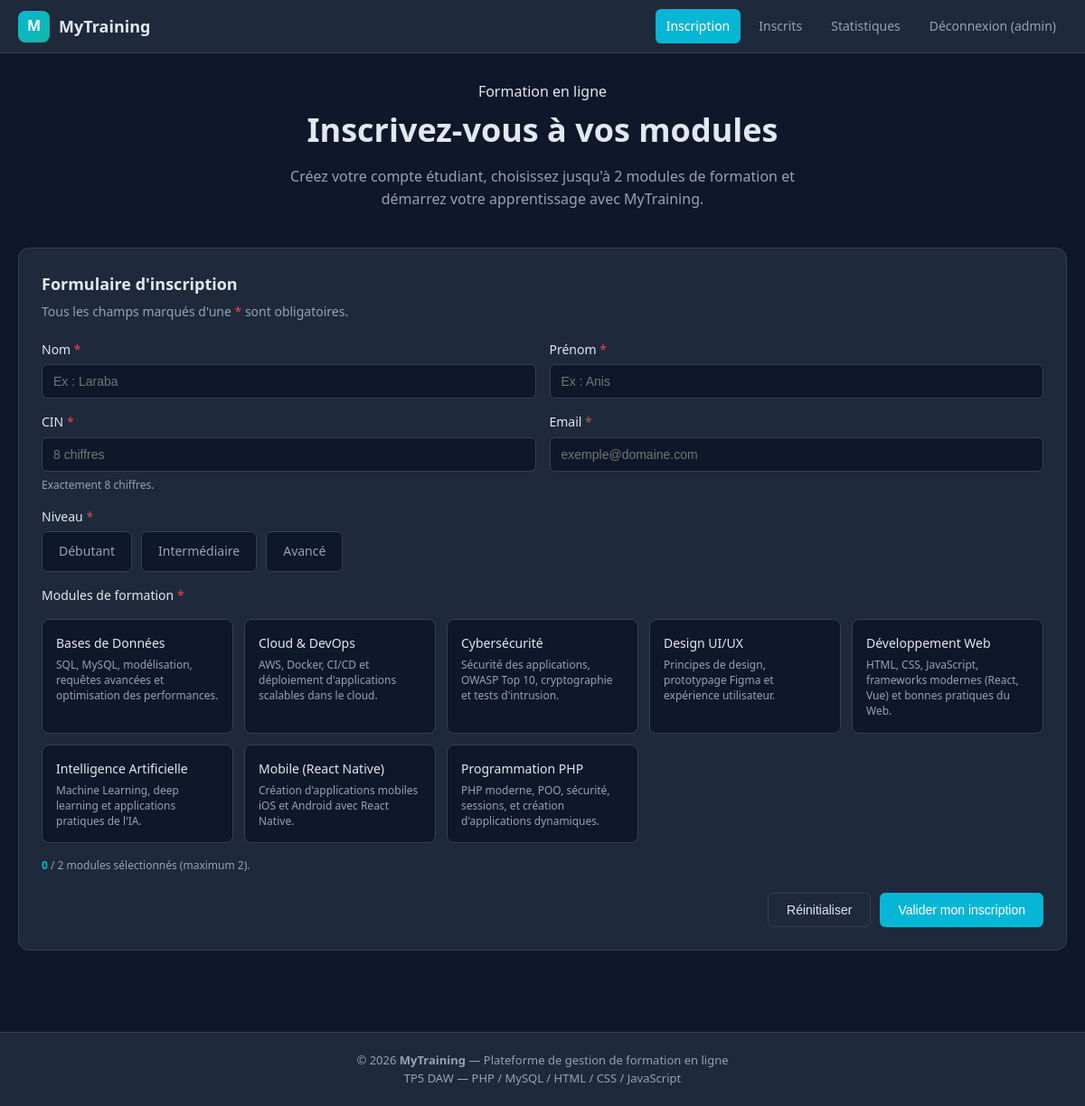
Screenshot of / (signed in) with the database file from the repository.
### tables this page shows
CREATE TABLE modules (
  id           INT AUTO_INCREMENT PRIMARY KEY,
  nom_module   VARCHAR(100) NOT NULL,
  description  TEXT,
  icone        VARCHAR(50) DEFAULT 'book'
);

### index.php (the view, shortened to what this page needs)
<?php
require_once __DIR__ . '/includes/db.php';
$modules = $pdo->query("SELECT * FROM modules ORDER BY nom_module")->fetchAll();
include __DIR__ . '/includes/header.php';
?>
<section class="hero">
    <span class="hero-eyebrow">Formation en ligne</span>
    <h1>Inscrivez-vous à vos modules</h1>
    <p>Créez votre compte étudiant, choisissez jusqu'à 2 modules de formation et démarrez votre apprentissage avec MyTraining.</p>
</section>
<div class="card">
    <h2 class="card-title">Formulaire d'inscription</h2>
    <p class="card-subtitle">Tous les champs marqués d'une <span style="color:#ef4444">*</span> sont obligatoires.</p>
    <form action="traitement.php" method="POST" onsubmit="return Verif();" novalidate>
        <div class="form-grid">
            <div class="form-row">
                <label for="nom">Nom <span class="required">*</span></label>
                <input type="text" id="nom" name="nom" placeholder="Ex : Laraba" autocomplete="family-name">
            </div>
            <div class="form-row">
                <label for="prenom">Prénom <span class="required">*</span></label>
                <input type="text" id="prenom" name="prenom" placeholder="Ex : Anis" autocomplete="given-name">
            </div>
            <div class="form-row">
                <label for="cin">CIN <span class="required">*</span></label>
                <input type="text" id="cin" name="cin" placeholder="8 chiffres" maxlength="8" inputmode="numeric">
                <span class="hint">Exactement 8 chiffres.</span>
            </div>
            <div class="form-row">
                <label for="email">Email <span class="required">*</span></label>
                <input type="email" id="email" name="email" placeholder="exemple@domaine.com" autocomplete="email">
            </div>
            <div class="form-row full" id="niveau-group">
                <label>Niveau <span class="required">*</span></label>
                <div class="radio-group">
                    <div class="radio-pill">
                        <label for="n1">Débutant</label>
                    </div>
                    <div class="radio-pill">
                        <label for="n2">Intermédiaire</label>
                    </div>
                    <div class="radio-pill">
                        <label for="n3">Avancé</label>
                    </div>
                </div>
            </div>
            <div class="form-row full" id="modules-group">
                <label>Modules de formation <span class="required">*</span></label>
                <div class="modules-grid">
                    <?php foreach ($modules as $m): ?>
                        <div class="module-card">
                            <label for="mod-<?= (int)$m['id'] ?>">
                                <span class="name"><?= htmlspecialchars($m['nom_module']) ?></span>
                                <span class="desc"><?= htmlspecialchars($m['description']) ?></span>
                            </label>
                        </div>
                    <?php endforeach; ?>
                </div>
                <p class="modules-info">
                    <strong><span id="modules-count">0</span></strong> / 2 modules sélectionnés (maximum 2).
                </p>
            </div>
        </div>
        <div class="form-actions">
            <button type="reset"  class="btn btn-secondary">Réinitialiser</button>
            <button type="submit" class="btn btn-primary">Valider mon inscription</button>
        </div>
    </form>
</div>
<?php include __DIR__ . '/includes/footer.php'; ?>

### assets/css/style.css (style rules this page uses)
:root { --primary: #06b6d4; --primary-dark: #0891b2; --primary-light: #22d3ee; --bg-dark: #0f172a; --bg-card: #1e293b; --bg-input: #0f172a; --text-main: #e2e8f0; --text-muted: #94a3b8; --border: #334155; --success: #10b981; --danger: #ef4444; --warning: #f59e0b; }
* { box-sizing: border-box; margin: 0; padding: 0; }
body { font-family: 'Segoe UI', Tahoma, Geneva, Verdana, sans-serif; background: #0f172a; color: #e2e8f0; line-height: 1.6; min-height: 100vh; }
.hero { text-align: center; margin-bottom: 40px; }
.hero h1 { font-size: 36px; margin-bottom: 10px; color: #e2e8f0; }
.hero p { color: #94a3b8; font-size: 16px; max-width: 600px; margin: 0 auto; }
.card { background: #1e293b; border: 1px solid #334155; border-radius: 12px; padding: 25px; margin-bottom: 20px; }
.card-title { font-size: 18px; font-weight: 600; margin-bottom: 5px; color: #e2e8f0; }
.card-subtitle { color: #94a3b8; font-size: 14px; margin-bottom: 20px; }
.form-grid { display: grid; grid-template-columns: 1fr 1fr; gap: 15px; }
.form-row { display: flex; flex-direction: column; gap: 5px; }
.form-row.full { grid-column: 1 / -1; }
.form-row label { font-size: 14px; font-weight: 500; color: #e2e8f0; }
.form-row label .required { color: #ef4444; }
.form-row input, .form-row select, .form-row textarea { padding: 10px 12px; border: 1px solid #334155; border-radius: 6px; font-size: 14px; background: #0f172a; color: #e2e8f0; }
.form-row .hint { font-size: 12px; color: #94a3b8; }
.radio-group { display: flex; gap: 10px; flex-wrap: wrap; }
.radio-pill label { display: block; padding: 10px 18px; border: 1px solid #334155; border-radius: 6px; cursor: pointer; text-align: center; font-size: 14px; color: #94a3b8; background: #0f172a; transition: all 0.2s; }
.modules-grid { display: grid; grid-template-columns: repeat(auto-fill, minmax(180px, 1fr)); gap: 12px; margin-top: 10px; }
.module-card { position: relative; }
.module-card label { display: block; padding: 15px; border: 1px solid #334155; border-radius: 8px; cursor: pointer; background: #0f172a; transition: all 0.2s; height: 100%; }
.module-card label .name { display: block; font-weight: 500; font-size: 14px; color: #e2e8f0; margin-bottom: 5px; }
.module-card label .desc { display: block; font-size: 12px; color: #94a3b8; line-height: 1.4; }
.modules-info { margin-top: 10px; font-size: 12px; color: #94a3b8; }
.modules-info strong { color: #06b6d4; }
.btn { display: inline-block; padding: 10px 20px; border-radius: 6px; font-size: 14px; font-weight: 500; cursor: pointer; border: none; text-decoration: none; transition: all 0.2s; }
.btn-primary { background: #06b6d4; color: white; }
.btn-secondary { background: transparent; border: 1px solid #334155; color: #e2e8f0; }
.form-actions { margin-top: 20px; display: flex; gap: 10px; justify-content: flex-end; flex-wrap: wrap; }

### rows the page displays
modules: nom_module "Bases de Données", description "SQL, MySQL, modélisation, requêtes avancées et optimisation des performances."
modules: nom_module "Cloud & DevOps", description "AWS, Docker, CI/CD et déploiement d'applications scalables dans le cloud."
modules: nom_module "Cybersécurité", description "Sécurité des applications, OWASP Top 10, cryptographie et tests d'intrusion."
modules: nom_module "Design UI/UX", description "Principes de design, prototypage Figma et expérience utilisateur."
modules: nom_module "Développement Web", description "HTML, CSS, JavaScript, frameworks modernes (React, Vue) et bonnes pratiques du Web."
modules: nom_module "Intelligence Artificielle", description "Machine Learning, deep learning et applications pratiques de l'IA."
modules: nom_module "Mobile (React Native)", description "Création d'applications mobiles iOS et Android avec React Native."
modules: nom_module "Programmation PHP", description "PHP moderne, POO, sécurité, sessions, et création d'applications dynamiques."

### other values shown
$_SESSION['admin'] "admin"
